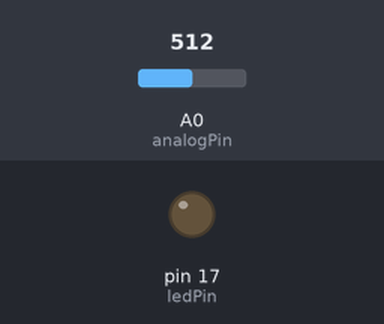
Bench run of a sketch on a simulated Arduino Uno, built with avr-gcc and run on an emulated ATmega328P. Shown: output pins drawn as LEDs (lit = HIGH). Dashed ring = blinking. Inputs (shaded band) come from the test bench; at power-on: A0 (analogPin) = 512.

Above: at 1.2 s.
1.3 s: A0 (analogPin) set to 988
3.0 s: A0 (analogPin) set to 1010
At 5.9 s:
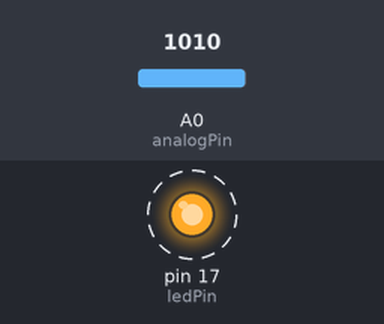
6.0 s: A0 (analogPin) set to 990
At 6.6 s:
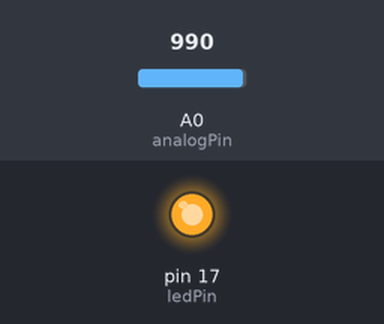
7.5 s: A0 (analogPin) set to 1023
At 8.4 s:
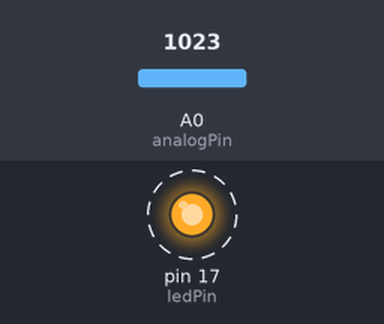
Timing chart, 0 to 11.5 s (numbered marks = the images above; inputs shaded):
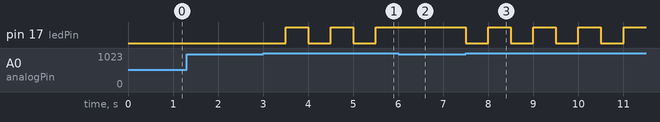

Measured:
- the behaviour switches between 1000 and 1001 on A0 (analogPin) (found by bisection; images 0 and 1)
- after the input at 1.3 s, every drawn part: stays the same
- after the input at 3.0 s, pin 17 (ledPin): alternates HIGH for 0.50 s and LOW for 0.50 s, starting after 0.50 s
- after the input at 6.0 s, pin 17 (ledPin): stays HIGH (without the input it goes to LOW after 0.00 s)
- after the input at 7.5 s, pin 17 (ledPin): alternates HIGH for 0.50 s and LOW for 0.50 s, starting at once

The sketch:

analogRead.ino
```cpp
// These constants won't change:
const int analogPin = A0;    // pin that the sensor is attached to // срабатывает в общем-то от обычного проводка, прицепленого к пину, к которому подносишь руку (внезапно, да?)
const int ledPin = 17;       // pin that the LED is attached to
const int threshold = 1000;   // an arbitrary threshold level that's in the range of the analog input // порог срабатывания, максимум 1023 кажется

int chek = 1; // флаг состояния лампочки ("=1" и ">1")

void setup() {
  // initialize the LED pin as an output:
  pinMode(ledPin, OUTPUT);
}

void loop() {
  // read the value of the potentiometer:
  int analogValue = analogRead(analogPin); // снимем показания с аналогового входа

  // if the analog value is high enough, turn on the LED:
  if (analogValue > threshold) { // если преодолели порог срабатывания, то ...
      if (chek > 1) // если лампочка выключена, то ...
      {
        chek = 1; // сменим флаг состояния
        digitalWrite(ledPin, HIGH); // включим лампочку
      }
      else // иначе лампочка включена
      {
        chek = 2; // сменим флаг состояния
        digitalWrite(ledPin,LOW);  // выключим лампочку
      }
    delay(500); // поставим задержку. лампочка все равно будет светить, но это избавит нас от "дребезга". Т.е. многократного срабатывания в короткий промежуток времени.
  }
}
```
